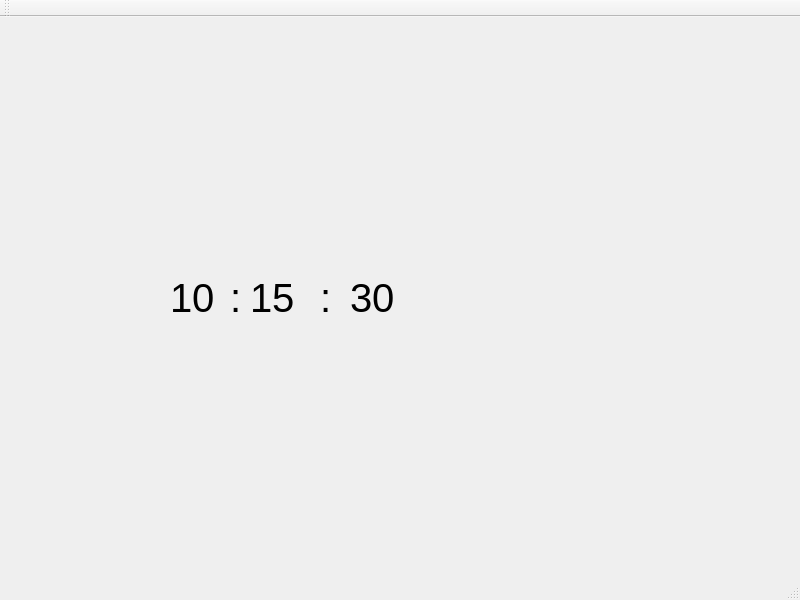
<?xml version="1.0" encoding="UTF-8"?>
<ui version="4.0">
 <class>MainWindow</class>
 <widget class="QMainWindow" name="MainWindow">
  <property name="geometry">
   <rect>
    <x>0</x>
    <y>0</y>
    <width>800</width>
    <height>600</height>
   </rect>
  </property>
  <property name="windowTitle">
   <string>MainWindow</string>
  </property>
  <widget class="QWidget" name="centralWidget">
   <widget class="QLabel" name="label">
    <property name="geometry">
     <rect>
      <x>170</x>
      <y>240</y>
      <width>51</width>
      <height>81</height>
     </rect>
    </property>
    <property name="font">
     <font>
      <pointsize>30</pointsize>
     </font>
    </property>
    <property name="text">
     <string>10</string>
    </property>
   </widget>
   <widget class="QLabel" name="label_2">
    <property name="geometry">
     <rect>
      <x>250</x>
      <y>240</y>
      <width>51</width>
      <height>81</height>
     </rect>
    </property>
    <property name="font">
     <font>
      <pointsize>30</pointsize>
     </font>
    </property>
    <property name="text">
     <string>15</string>
    </property>
   </widget>
   <widget class="QLabel" name="lbl_sec">
    <property name="geometry">
     <rect>
      <x>350</x>
      <y>240</y>
      <width>51</width>
      <height>81</height>
     </rect>
    </property>
    <property name="font">
     <font>
      <pointsize>30</pointsize>
     </font>
    </property>
    <property name="text">
     <string>30</string>
    </property>
   </widget>
   <widget class="QLabel" name="label_4">
    <property name="geometry">
     <rect>
      <x>320</x>
      <y>240</y>
      <width>51</width>
      <height>81</height>
     </rect>
    </property>
    <property name="font">
     <font>
      <pointsize>30</pointsize>
     </font>
    </property>
    <property name="text">
     <string>:</string>
    </property>
   </widget>
   <widget class="QLabel" name="label_5">
    <property name="geometry">
     <rect>
      <x>230</x>
      <y>240</y>
      <width>51</width>
      <height>81</height>
     </rect>
    </property>
    <property name="font">
     <font>
      <pointsize>30</pointsize>
     </font>
    </property>
    <property name="text">
     <string>:</string>
    </property>
   </widget>
  </widget>
  <widget class="QMenuBar" name="menuBar">
   <property name="geometry">
    <rect>
     <x>0</x>
     <y>0</y>
     <width>800</width>
     <height>22</height>
    </rect>
   </property>
  </widget>
  <widget class="QToolBar" name="mainToolBar">
   <attribute name="toolBarArea">
    <enum>TopToolBarArea</enum>
   </attribute>
   <attribute name="toolBarBreak">
    <bool>false</bool>
   </attribute>
  </widget>
  <widget class="QStatusBar" name="statusBar"/>
 </widget>
 <layoutdefault spacing="6" margin="11"/>
 <resources/>
 <connections/>
</ui>
